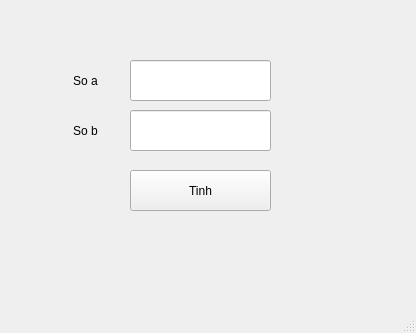
<?xml version="1.0" encoding="UTF-8"?>
<ui version="4.0">
 <class>MainWindow</class>
 <widget class="QMainWindow" name="MainWindow">
  <property name="enabled">
   <bool>true</bool>
  </property>
  <property name="geometry">
   <rect>
    <x>0</x>
    <y>0</y>
    <width>416</width>
    <height>333</height>
   </rect>
  </property>
  <property name="windowTitle">
   <string>MainWindow</string>
  </property>
  <widget class="QWidget" name="centralwidget">
   <widget class="QLabel" name="lba">
    <property name="geometry">
     <rect>
      <x>50</x>
      <y>60</y>
      <width>71</width>
      <height>41</height>
     </rect>
    </property>
    <property name="text">
     <string>So a</string>
    </property>
    <property name="alignment">
     <set>Qt::AlignCenter</set>
    </property>
   </widget>
   <widget class="QLineEdit" name="lea">
    <property name="geometry">
     <rect>
      <x>130</x>
      <y>60</y>
      <width>141</width>
      <height>41</height>
     </rect>
    </property>
   </widget>
   <widget class="QLineEdit" name="leb">
    <property name="geometry">
     <rect>
      <x>130</x>
      <y>110</y>
      <width>141</width>
      <height>41</height>
     </rect>
    </property>
   </widget>
   <widget class="QPushButton" name="btn1">
    <property name="geometry">
     <rect>
      <x>130</x>
      <y>170</y>
      <width>141</width>
      <height>41</height>
     </rect>
    </property>
    <property name="text">
     <string>Tinh</string>
    </property>
   </widget>
   <widget class="QLabel" name="lbkq">
    <property name="geometry">
     <rect>
      <x>70</x>
      <y>230</y>
      <width>261</width>
      <height>51</height>
     </rect>
    </property>
    <property name="text">
     <string/>
    </property>
    <property name="alignment">
     <set>Qt::AlignLeading|Qt::AlignLeft|Qt::AlignVCenter</set>
    </property>
   </widget>
   <widget class="QLabel" name="lba_2">
    <property name="geometry">
     <rect>
      <x>50</x>
      <y>110</y>
      <width>71</width>
      <height>41</height>
     </rect>
    </property>
    <property name="text">
     <string>So b</string>
    </property>
    <property name="alignment">
     <set>Qt::AlignCenter</set>
    </property>
   </widget>
  </widget>
  <widget class="QMenuBar" name="menubar">
   <property name="geometry">
    <rect>
     <x>0</x>
     <y>0</y>
     <width>416</width>
     <height>19</height>
    </rect>
   </property>
  </widget>
  <widget class="QStatusBar" name="statusbar"/>
 </widget>
 <resources/>
 <connections/>
</ui>
